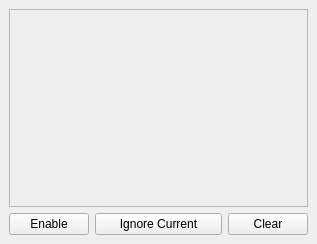
<?xml version="1.0" encoding="UTF-8"?>
<ui version="4.0">
 <class>DockScanner</class>
 <widget class="QDockWidget" name="DockScanner">
  <property name="geometry">
   <rect>
    <x>0</x>
    <y>0</y>
    <width>317</width>
    <height>244</height>
   </rect>
  </property>
  <property name="sizePolicy">
   <sizepolicy hsizetype="MinimumExpanding" vsizetype="MinimumExpanding">
    <horstretch>0</horstretch>
    <verstretch>0</verstretch>
   </sizepolicy>
  </property>
  <property name="allowedAreas">
   <set>Qt::LeftDockWidgetArea|Qt::RightDockWidgetArea</set>
  </property>
  <property name="windowTitle">
   <string>Frequency scanner</string>
  </property>
  <widget class="QWidget" name="dockWidgetContents">
   <property name="sizePolicy">
    <sizepolicy hsizetype="MinimumExpanding" vsizetype="MinimumExpanding">
     <horstretch>0</horstretch>
     <verstretch>0</verstretch>
    </sizepolicy>
   </property>
   <layout class="QGridLayout" name="gridLayout">
    <item row="1" column="0">
     <widget class="QPushButton" name="enableButton">
      <property name="text">
       <string>Enable</string>
      </property>
      <property name="checkable">
       <bool>true</bool>
      </property>
      <property name="checked">
       <bool>false</bool>
      </property>
     </widget>
    </item>
    <item row="0" column="0" colspan="4">
     <widget class="Scanner" name="scanner">
      <property name="frameShape">
       <enum>QFrame::StyledPanel</enum>
      </property>
      <property name="frameShadow">
       <enum>QFrame::Raised</enum>
      </property>
     </widget>
    </item>
    <item row="1" column="3">
     <widget class="QPushButton" name="clearButton">
      <property name="toolTip">
       <string>Move to the next frequency</string>
      </property>
      <property name="text">
       <string>Clear</string>
      </property>
     </widget>
    </item>
    <item row="1" column="1" colspan="2">
     <widget class="QPushButton" name="ignoreButton">
      <property name="toolTip">
       <string>Move to the previous frequency</string>
      </property>
      <property name="text">
       <string>Ignore Current</string>
      </property>
      <property name="checkable">
       <bool>false</bool>
      </property>
      <property name="checked">
       <bool>false</bool>
      </property>
     </widget>
    </item>
   </layout>
  </widget>
 </widget>
 <customwidgets>
  <customwidget>
   <class>Scanner</class>
   <extends>QFrame</extends>
   <header>qtgui/scanner.h</header>
   <container>1</container>
  </customwidget>
 </customwidgets>
 <resources/>
 <connections/>
</ui>
